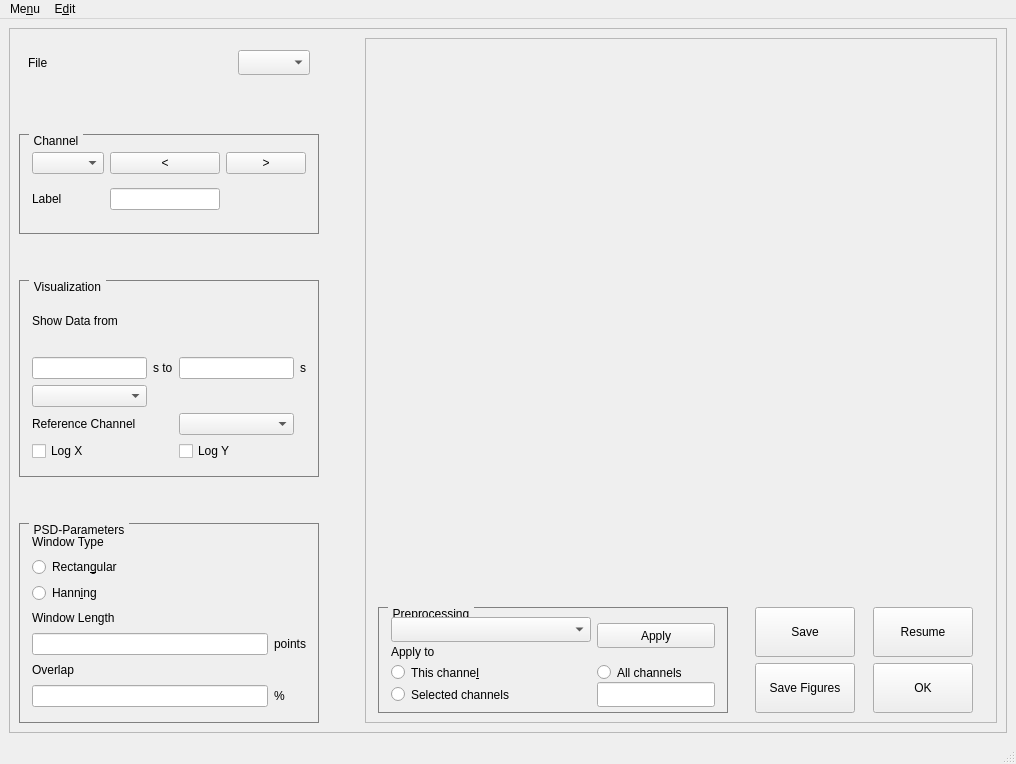
<?xml version="1.0" encoding="UTF-8"?>
<ui version="4.0">
 <class>MainWindow</class>
 <widget class="QMainWindow" name="MainWindow">
  <property name="geometry">
   <rect>
    <x>0</x>
    <y>0</y>
    <width>1016</width>
    <height>764</height>
   </rect>
  </property>
  <property name="windowTitle">
   <string>Pre-Processor</string>
  </property>
  <widget class="QWidget" name="centralwidget">
   <layout class="QVBoxLayout" name="verticalLayout_6">
    <item>
     <widget class="QFrame" name="frame">
      <property name="sizePolicy">
       <sizepolicy hsizetype="MinimumExpanding" vsizetype="MinimumExpanding">
        <horstretch>0</horstretch>
        <verstretch>0</verstretch>
       </sizepolicy>
      </property>
      <property name="minimumSize">
       <size>
        <width>900</width>
        <height>700</height>
       </size>
      </property>
      <property name="maximumSize">
       <size>
        <width>3840</width>
        <height>2160</height>
       </size>
      </property>
      <property name="frameShape">
       <enum>QFrame::StyledPanel</enum>
      </property>
      <property name="frameShadow">
       <enum>QFrame::Raised</enum>
      </property>
      <layout class="QVBoxLayout" name="verticalLayout_5">
       <item>
        <layout class="QHBoxLayout" name="hLayoutMain" stretch="0,0,2">
         <property name="sizeConstraint">
          <enum>QLayout::SetDefaultConstraint</enum>
         </property>
         <item>
          <layout class="QVBoxLayout" name="vLayoutLeft" stretch="0,0,2,0,2,0,2">
           <property name="sizeConstraint">
            <enum>QLayout::SetMaximumSize</enum>
           </property>
           <item>
            <widget class="QFrame" name="frameFileSelect">
             <property name="sizePolicy">
              <sizepolicy hsizetype="MinimumExpanding" vsizetype="MinimumExpanding">
               <horstretch>0</horstretch>
               <verstretch>0</verstretch>
              </sizepolicy>
             </property>
             <property name="minimumSize">
              <size>
               <width>300</width>
               <height>50</height>
              </size>
             </property>
             <property name="maximumSize">
              <size>
               <width>300</width>
               <height>50</height>
              </size>
             </property>
             <layout class="QHBoxLayout" name="horizontalLayout_2">
              <item>
               <widget class="QLabel" name="label">
                <property name="sizePolicy">
                 <sizepolicy hsizetype="Preferred" vsizetype="Preferred">
                  <horstretch>0</horstretch>
                  <verstretch>0</verstretch>
                 </sizepolicy>
                </property>
                <property name="minimumSize">
                 <size>
                  <width>0</width>
                  <height>25</height>
                 </size>
                </property>
                <property name="maximumSize">
                 <size>
                  <width>16777215</width>
                  <height>25</height>
                 </size>
                </property>
                <property name="text">
                 <string>File</string>
                </property>
               </widget>
              </item>
              <item>
               <spacer name="horizontalSpacer_3">
                <property name="orientation">
                 <enum>Qt::Horizontal</enum>
                </property>
                <property name="sizeHint" stdset="0">
                 <size>
                  <width>40</width>
                  <height>20</height>
                 </size>
                </property>
               </spacer>
              </item>
              <item>
               <widget class="QComboBox" name="fileBox">
                <property name="minimumSize">
                 <size>
                  <width>0</width>
                  <height>25</height>
                 </size>
                </property>
                <property name="maximumSize">
                 <size>
                  <width>16777215</width>
                  <height>25</height>
                 </size>
                </property>
               </widget>
              </item>
             </layout>
            </widget>
           </item>
           <item>
            <spacer name="vSpacerTop">
             <property name="orientation">
              <enum>Qt::Vertical</enum>
             </property>
             <property name="sizeHint" stdset="0">
              <size>
               <width>20</width>
               <height>40</height>
              </size>
             </property>
            </spacer>
           </item>
           <item>
            <widget class="QGroupBox" name="frameChannelSelect">
             <property name="sizePolicy">
              <sizepolicy hsizetype="MinimumExpanding" vsizetype="MinimumExpanding">
               <horstretch>0</horstretch>
               <verstretch>0</verstretch>
              </sizepolicy>
             </property>
             <property name="minimumSize">
              <size>
               <width>300</width>
               <height>100</height>
              </size>
             </property>
             <property name="maximumSize">
              <size>
               <width>300</width>
               <height>100</height>
              </size>
             </property>
             <property name="styleSheet">
              <string notr="true">

QGroupBox {
    border: 1px solid gray;
    border-radius: 0px;
    margin-top: 0.5em;
    padding: 0 3px 6px 3px;
}

QGroupBox::title {
    subcontrol-origin: margin;
    left: 10px;
    padding: 0 3px 0 3px;
}

</string>
             </property>
             <property name="title">
              <string>Channel</string>
             </property>
             <property name="flat">
              <bool>false</bool>
             </property>
             <property name="checkable">
              <bool>false</bool>
             </property>
             <layout class="QGridLayout" name="gridLayout_2">
              <item row="0" column="0">
               <widget class="QComboBox" name="channelBox"/>
              </item>
              <item row="0" column="1">
               <widget class="QPushButton" name="prevChanButton">
                <property name="text">
                 <string>&lt;</string>
                </property>
               </widget>
              </item>
              <item row="0" column="2">
               <widget class="QPushButton" name="nextChanButton">
                <property name="text">
                 <string>&gt;</string>
                </property>
               </widget>
              </item>
              <item row="1" column="0">
               <widget class="QLabel" name="label_3">
                <property name="text">
                 <string>Label</string>
                </property>
               </widget>
              </item>
              <item row="1" column="1">
               <widget class="QLineEdit" name="chanLabel"/>
              </item>
             </layout>
            </widget>
           </item>
           <item>
            <spacer name="vSpacerMiddle">
             <property name="orientation">
              <enum>Qt::Vertical</enum>
             </property>
             <property name="sizeHint" stdset="0">
              <size>
               <width>20</width>
               <height>40</height>
              </size>
             </property>
            </spacer>
           </item>
           <item>
            <widget class="QGroupBox" name="frameVisualization">
             <property name="sizePolicy">
              <sizepolicy hsizetype="MinimumExpanding" vsizetype="MinimumExpanding">
               <horstretch>0</horstretch>
               <verstretch>0</verstretch>
              </sizepolicy>
             </property>
             <property name="minimumSize">
              <size>
               <width>300</width>
               <height>175</height>
              </size>
             </property>
             <property name="maximumSize">
              <size>
               <width>300</width>
               <height>200</height>
              </size>
             </property>
             <property name="styleSheet">
              <string notr="true">

QGroupBox {
    border: 1px solid gray;
    border-radius: 0px;
    margin-top: 0.5em;
    padding: 0 3px 6px 3px;
}

QGroupBox::title {
    subcontrol-origin: margin;
    left: 10px;
    padding: 0 3px 0 3px;
}

</string>
             </property>
             <property name="title">
              <string>Visualization</string>
             </property>
             <property name="flat">
              <bool>false</bool>
             </property>
             <layout class="QGridLayout" name="gridLayout_3">
              <item row="0" column="0">
               <widget class="QLabel" name="label_5">
                <property name="text">
                 <string>Show Data from</string>
                </property>
               </widget>
              </item>
              <item row="1" column="0">
               <widget class="QLineEdit" name="startTimeEdit"/>
              </item>
              <item row="1" column="1">
               <widget class="QLabel" name="label_6">
                <property name="text">
                 <string>s to</string>
                </property>
               </widget>
              </item>
              <item row="1" column="2">
               <widget class="QLineEdit" name="endTimeEdit"/>
              </item>
              <item row="1" column="3">
               <widget class="QLabel" name="label_7">
                <property name="text">
                 <string>s</string>
                </property>
               </widget>
              </item>
              <item row="2" column="0">
               <widget class="QComboBox" name="visualizationTypeSelect"/>
              </item>
              <item row="3" column="0">
               <widget class="QLabel" name="label_8">
                <property name="text">
                 <string>Reference Channel</string>
                </property>
               </widget>
              </item>
              <item row="4" column="0">
               <widget class="QCheckBox" name="logXCheck">
                <property name="text">
                 <string>Log X</string>
                </property>
               </widget>
              </item>
              <item row="4" column="2">
               <widget class="QCheckBox" name="logYCheck">
                <property name="text">
                 <string>Log Y</string>
                </property>
               </widget>
              </item>
              <item row="3" column="2">
               <widget class="QComboBox" name="refChanSelect"/>
              </item>
             </layout>
             <zorder>frame_2</zorder>
             <zorder>gridLayoutWidget_2</zorder>
             <zorder>refChanSelect</zorder>
            </widget>
           </item>
           <item>
            <spacer name="vSpacerBottom">
             <property name="orientation">
              <enum>Qt::Vertical</enum>
             </property>
             <property name="sizeHint" stdset="0">
              <size>
               <width>20</width>
               <height>40</height>
              </size>
             </property>
            </spacer>
           </item>
           <item>
            <widget class="QGroupBox" name="framePSD">
             <property name="sizePolicy">
              <sizepolicy hsizetype="MinimumExpanding" vsizetype="MinimumExpanding">
               <horstretch>0</horstretch>
               <verstretch>0</verstretch>
              </sizepolicy>
             </property>
             <property name="minimumSize">
              <size>
               <width>300</width>
               <height>200</height>
              </size>
             </property>
             <property name="maximumSize">
              <size>
               <width>300</width>
               <height>200</height>
              </size>
             </property>
             <property name="styleSheet">
              <string notr="true">

QGroupBox {
    border: 1px solid gray;
    border-radius: 0px;
    margin-top: 0.5em;
    padding: 0 3px 6px 3px;
}

QGroupBox::title {
    subcontrol-origin: margin;
    left: 10px;
    padding: 0 3px 0 3px;
}

</string>
             </property>
             <property name="title">
              <string>PSD-Parameters</string>
             </property>
             <layout class="QGridLayout" name="gridLayout">
              <item row="0" column="0">
               <widget class="QLabel" name="label_10">
                <property name="maximumSize">
                 <size>
                  <width>16777215</width>
                  <height>25</height>
                 </size>
                </property>
                <property name="text">
                 <string>Window Type</string>
                </property>
               </widget>
              </item>
              <item row="1" column="0">
               <widget class="QRadioButton" name="rectWindSelect">
                <property name="maximumSize">
                 <size>
                  <width>16777215</width>
                  <height>25</height>
                 </size>
                </property>
                <property name="text">
                 <string>Rectan&amp;gular</string>
                </property>
               </widget>
              </item>
              <item row="2" column="0">
               <widget class="QRadioButton" name="hanWindSelect">
                <property name="maximumSize">
                 <size>
                  <width>16777215</width>
                  <height>25</height>
                 </size>
                </property>
                <property name="text">
                 <string>Hann&amp;ing</string>
                </property>
               </widget>
              </item>
              <item row="3" column="0">
               <widget class="QLabel" name="label_11">
                <property name="maximumSize">
                 <size>
                  <width>16777215</width>
                  <height>25</height>
                 </size>
                </property>
                <property name="text">
                 <string>Window Length</string>
                </property>
               </widget>
              </item>
              <item row="4" column="0">
               <widget class="QLineEdit" name="windLenEdit"/>
              </item>
              <item row="4" column="1">
               <widget class="QLabel" name="label_12">
                <property name="text">
                 <string>points</string>
                </property>
               </widget>
              </item>
              <item row="5" column="0">
               <widget class="QLabel" name="label_13">
                <property name="maximumSize">
                 <size>
                  <width>16777215</width>
                  <height>25</height>
                 </size>
                </property>
                <property name="text">
                 <string>Overlap</string>
                </property>
               </widget>
              </item>
              <item row="6" column="0">
               <widget class="QLineEdit" name="overlapEdit"/>
              </item>
              <item row="6" column="1">
               <widget class="QLabel" name="label_14">
                <property name="text">
                 <string>%</string>
                </property>
               </widget>
              </item>
             </layout>
            </widget>
           </item>
          </layout>
         </item>
         <item>
          <spacer name="hSpacerMain">
           <property name="orientation">
            <enum>Qt::Horizontal</enum>
           </property>
           <property name="sizeHint" stdset="0">
            <size>
             <width>40</width>
             <height>20</height>
            </size>
           </property>
          </spacer>
         </item>
         <item>
          <layout class="QVBoxLayout" name="vLayoutRight">
           <property name="sizeConstraint">
            <enum>QLayout::SetMaximumSize</enum>
           </property>
           <item>
            <widget class="QFrame" name="frameRight">
             <property name="sizePolicy">
              <sizepolicy hsizetype="MinimumExpanding" vsizetype="Maximum">
               <horstretch>0</horstretch>
               <verstretch>0</verstretch>
              </sizepolicy>
             </property>
             <property name="maximumSize">
              <size>
               <width>800</width>
               <height>1000</height>
              </size>
             </property>
             <property name="frameShape">
              <enum>QFrame::StyledPanel</enum>
             </property>
             <property name="frameShadow">
              <enum>QFrame::Raised</enum>
             </property>
             <layout class="QGridLayout" name="gridLayout_6">
              <item row="4" column="2">
               <widget class="QPushButton" name="buttonOK">
                <property name="minimumSize">
                 <size>
                  <width>0</width>
                  <height>50</height>
                 </size>
                </property>
                <property name="maximumSize">
                 <size>
                  <width>100</width>
                  <height>50</height>
                 </size>
                </property>
                <property name="text">
                 <string>OK</string>
                </property>
               </widget>
              </item>
              <item row="3" column="0" rowspan="2">
               <widget class="QGroupBox" name="framePreprocessing">
                <property name="minimumSize">
                 <size>
                  <width>250</width>
                  <height>100</height>
                 </size>
                </property>
                <property name="maximumSize">
                 <size>
                  <width>350</width>
                  <height>250</height>
                 </size>
                </property>
                <property name="styleSheet">
                 <string notr="true">

QGroupBox {
    border: 1px solid gray;
    border-radius: 0px;
    margin-top: 0.5em;
    padding: 0 3px 6px 3px;
}

QGroupBox::title {
    subcontrol-origin: margin;
    left: 10px;
    padding: 0 3px 0 3px;
}

</string>
                </property>
                <property name="title">
                 <string>Preprocessing</string>
                </property>
                <layout class="QGridLayout" name="gridLayout_4">
                 <item row="0" column="0">
                  <widget class="QComboBox" name="prepFunc">
                   <property name="minimumSize">
                    <size>
                     <width>0</width>
                     <height>25</height>
                    </size>
                   </property>
                   <property name="maximumSize">
                    <size>
                     <width>16777215</width>
                     <height>25</height>
                    </size>
                   </property>
                  </widget>
                 </item>
                 <item row="0" column="1" rowspan="2">
                  <widget class="QPushButton" name="prepApply">
                   <property name="minimumSize">
                    <size>
                     <width>0</width>
                     <height>25</height>
                    </size>
                   </property>
                   <property name="maximumSize">
                    <size>
                     <width>16777215</width>
                     <height>25</height>
                    </size>
                   </property>
                   <property name="text">
                    <string>Apply</string>
                   </property>
                  </widget>
                 </item>
                 <item row="1" column="0">
                  <widget class="QLabel" name="label_15">
                   <property name="minimumSize">
                    <size>
                     <width>0</width>
                     <height>25</height>
                    </size>
                   </property>
                   <property name="maximumSize">
                    <size>
                     <width>16777215</width>
                     <height>25</height>
                    </size>
                   </property>
                   <property name="text">
                    <string>Apply to</string>
                   </property>
                  </widget>
                 </item>
                 <item row="2" column="0">
                  <widget class="QRadioButton" name="prepThisChannel">
                   <property name="minimumSize">
                    <size>
                     <width>0</width>
                     <height>25</height>
                    </size>
                   </property>
                   <property name="maximumSize">
                    <size>
                     <width>16777215</width>
                     <height>25</height>
                    </size>
                   </property>
                   <property name="text">
                    <string>This channe&amp;l</string>
                   </property>
                  </widget>
                 </item>
                 <item row="2" column="1">
                  <widget class="QRadioButton" name="prepAllChannels">
                   <property name="minimumSize">
                    <size>
                     <width>0</width>
                     <height>25</height>
                    </size>
                   </property>
                   <property name="text">
                    <string>All channels</string>
                   </property>
                  </widget>
                 </item>
                 <item row="3" column="0">
                  <widget class="QRadioButton" name="prepSelChannels">
                   <property name="sizePolicy">
                    <sizepolicy hsizetype="Minimum" vsizetype="Fixed">
                     <horstretch>0</horstretch>
                     <verstretch>0</verstretch>
                    </sizepolicy>
                   </property>
                   <property name="minimumSize">
                    <size>
                     <width>200</width>
                     <height>25</height>
                    </size>
                   </property>
                   <property name="maximumSize">
                    <size>
                     <width>16777215</width>
                     <height>25</height>
                    </size>
                   </property>
                   <property name="text">
                    <string>Selected channels </string>
                   </property>
                  </widget>
                 </item>
                 <item row="3" column="1">
                  <widget class="QLineEdit" name="prepChannel">
                   <property name="minimumSize">
                    <size>
                     <width>0</width>
                     <height>25</height>
                    </size>
                   </property>
                   <property name="maximumSize">
                    <size>
                     <width>16777215</width>
                     <height>25</height>
                    </size>
                   </property>
                  </widget>
                 </item>
                </layout>
               </widget>
              </item>
              <item row="4" column="1">
               <widget class="QPushButton" name="buttonSaveFigure">
                <property name="minimumSize">
                 <size>
                  <width>0</width>
                  <height>50</height>
                 </size>
                </property>
                <property name="maximumSize">
                 <size>
                  <width>100</width>
                  <height>50</height>
                 </size>
                </property>
                <property name="text">
                 <string>Save Figures</string>
                </property>
               </widget>
              </item>
              <item row="3" column="1">
               <widget class="QPushButton" name="buttonSave">
                <property name="minimumSize">
                 <size>
                  <width>0</width>
                  <height>50</height>
                 </size>
                </property>
                <property name="maximumSize">
                 <size>
                  <width>100</width>
                  <height>50</height>
                 </size>
                </property>
                <property name="text">
                 <string>Save</string>
                </property>
               </widget>
              </item>
              <item row="3" column="2">
               <widget class="QPushButton" name="buttonResume">
                <property name="minimumSize">
                 <size>
                  <width>0</width>
                  <height>50</height>
                 </size>
                </property>
                <property name="maximumSize">
                 <size>
                  <width>100</width>
                  <height>50</height>
                 </size>
                </property>
                <property name="text">
                 <string>Resume</string>
                </property>
               </widget>
              </item>
              <item row="0" column="0" colspan="3" alignment="Qt::AlignLeft|Qt::AlignTop">
               <widget class="MatplotlibWidget" name="canvasTime">
                <property name="sizePolicy">
                 <sizepolicy hsizetype="Fixed" vsizetype="Fixed">
                  <horstretch>0</horstretch>
                  <verstretch>0</verstretch>
                 </sizepolicy>
                </property>
                <property name="minimumSize">
                 <size>
                  <width>600</width>
                  <height>100</height>
                 </size>
                </property>
                <property name="maximumSize">
                 <size>
                  <width>1000</width>
                  <height>250</height>
                 </size>
                </property>
               </widget>
              </item>
              <item row="1" column="0" colspan="3" alignment="Qt::AlignLeft|Qt::AlignTop">
               <widget class="MatplotlibWidget" name="canvasFreq">
                <property name="sizePolicy">
                 <sizepolicy hsizetype="MinimumExpanding" vsizetype="MinimumExpanding">
                  <horstretch>0</horstretch>
                  <verstretch>0</verstretch>
                 </sizepolicy>
                </property>
                <property name="minimumSize">
                 <size>
                  <width>600</width>
                  <height>100</height>
                 </size>
                </property>
                <property name="maximumSize">
                 <size>
                  <width>1000</width>
                  <height>250</height>
                 </size>
                </property>
               </widget>
              </item>
              <item row="2" column="0">
               <spacer name="vSpacerLeft">
                <property name="orientation">
                 <enum>Qt::Vertical</enum>
                </property>
                <property name="sizeHint" stdset="0">
                 <size>
                  <width>20</width>
                  <height>40</height>
                 </size>
                </property>
               </spacer>
              </item>
             </layout>
            </widget>
           </item>
          </layout>
         </item>
        </layout>
       </item>
      </layout>
     </widget>
    </item>
   </layout>
  </widget>
  <widget class="QMenuBar" name="menubar">
   <property name="geometry">
    <rect>
     <x>0</x>
     <y>0</y>
     <width>1016</width>
     <height>19</height>
    </rect>
   </property>
   <widget class="QMenu" name="menuMenu">
    <property name="title">
     <string>Me&amp;nu</string>
    </property>
   </widget>
   <widget class="QMenu" name="menuEdit">
    <property name="title">
     <string>E&amp;dit</string>
    </property>
   </widget>
   <addaction name="menuMenu"/>
   <addaction name="menuEdit"/>
  </widget>
  <widget class="QStatusBar" name="statusbar"/>
 </widget>
 <customwidgets>
  <customwidget>
   <class>MatplotlibWidget</class>
   <extends>QWidget</extends>
   <header>matplotlibwidget</header>
  </customwidget>
 </customwidgets>
 <resources/>
 <connections/>
</ui>
